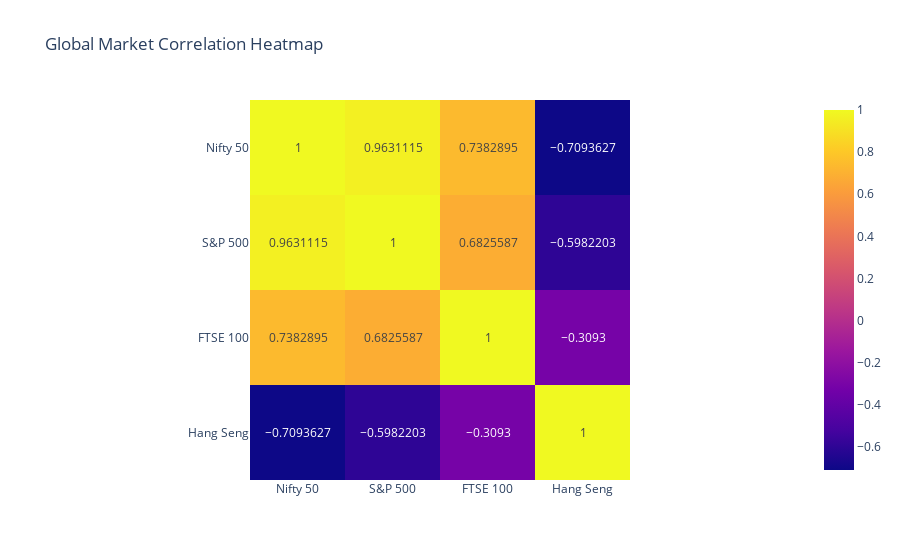

Notebook code for this chart:
### Markdown cell above
## 3. Global Market Correlation

### Code cell
# Combine Nifty and global data
correlation_df = pd.concat([nifty_data["Close"], global_data], axis=1).dropna()
correlation_df.columns = ["Nifty 50"] + list(global_indices.keys())

# Calculate correlation
corr_matrix = correlation_df.corr()
px.imshow(corr_matrix, text_auto=True, title="Global Market Correlation Heatmap").show()

### Figure 1 — Plotly figure (JSON) as saved in the notebook; plotly's stock layout.template omitted (floating-point values rounded to 4 significant figures)
{"data": [{"coloraxis": "coloraxis", "hovertemplate": "x: %{x}<br>y: %{y}<br>color: %{z}<extra></extra>", "name": "0", "texttemplate": "%{z}", "type": "heatmap", "x": ["Nifty 50", "S&P 500", "FTSE 100", "Hang Seng"], "xaxis": "x", "y": ["Nifty 50", "S&P 500", "FTSE 100", "Hang Seng"], "yaxis": "y", "z": [[1.0, 0.9631, 0.7383, -0.7094], [0.9631, 1.0, 0.6826, -0.5982], [0.7383, 0.6826, 1.0, -0.3093], [-0.7094, -0.5982, -0.3093, 1.0]]}], "layout": {"coloraxis": {"colorscale": [[0, "#0d0887"], [0.1111, "#46039f"], [0.2222, "#7201a8"], [0.3333, "#9c179e"], [0.4444, "#bd3786"], [0.5556, "#d8576b"], [0.6667, "#ed7953"], [0.7778, "#fb9f3a"], [0.8889, "#fdca26"], [1, "#f0f921"]]}, "title": {"text": "Global Market Correlation Heatmap"}, "xaxis": {"anchor": "y", "constrain": "domain", "domain": [0, 1], "scaleanchor": "y"}, "yaxis": {"anchor": "x", "autorange": "reversed", "constrain": "domain", "domain": [0, 1]}}}
